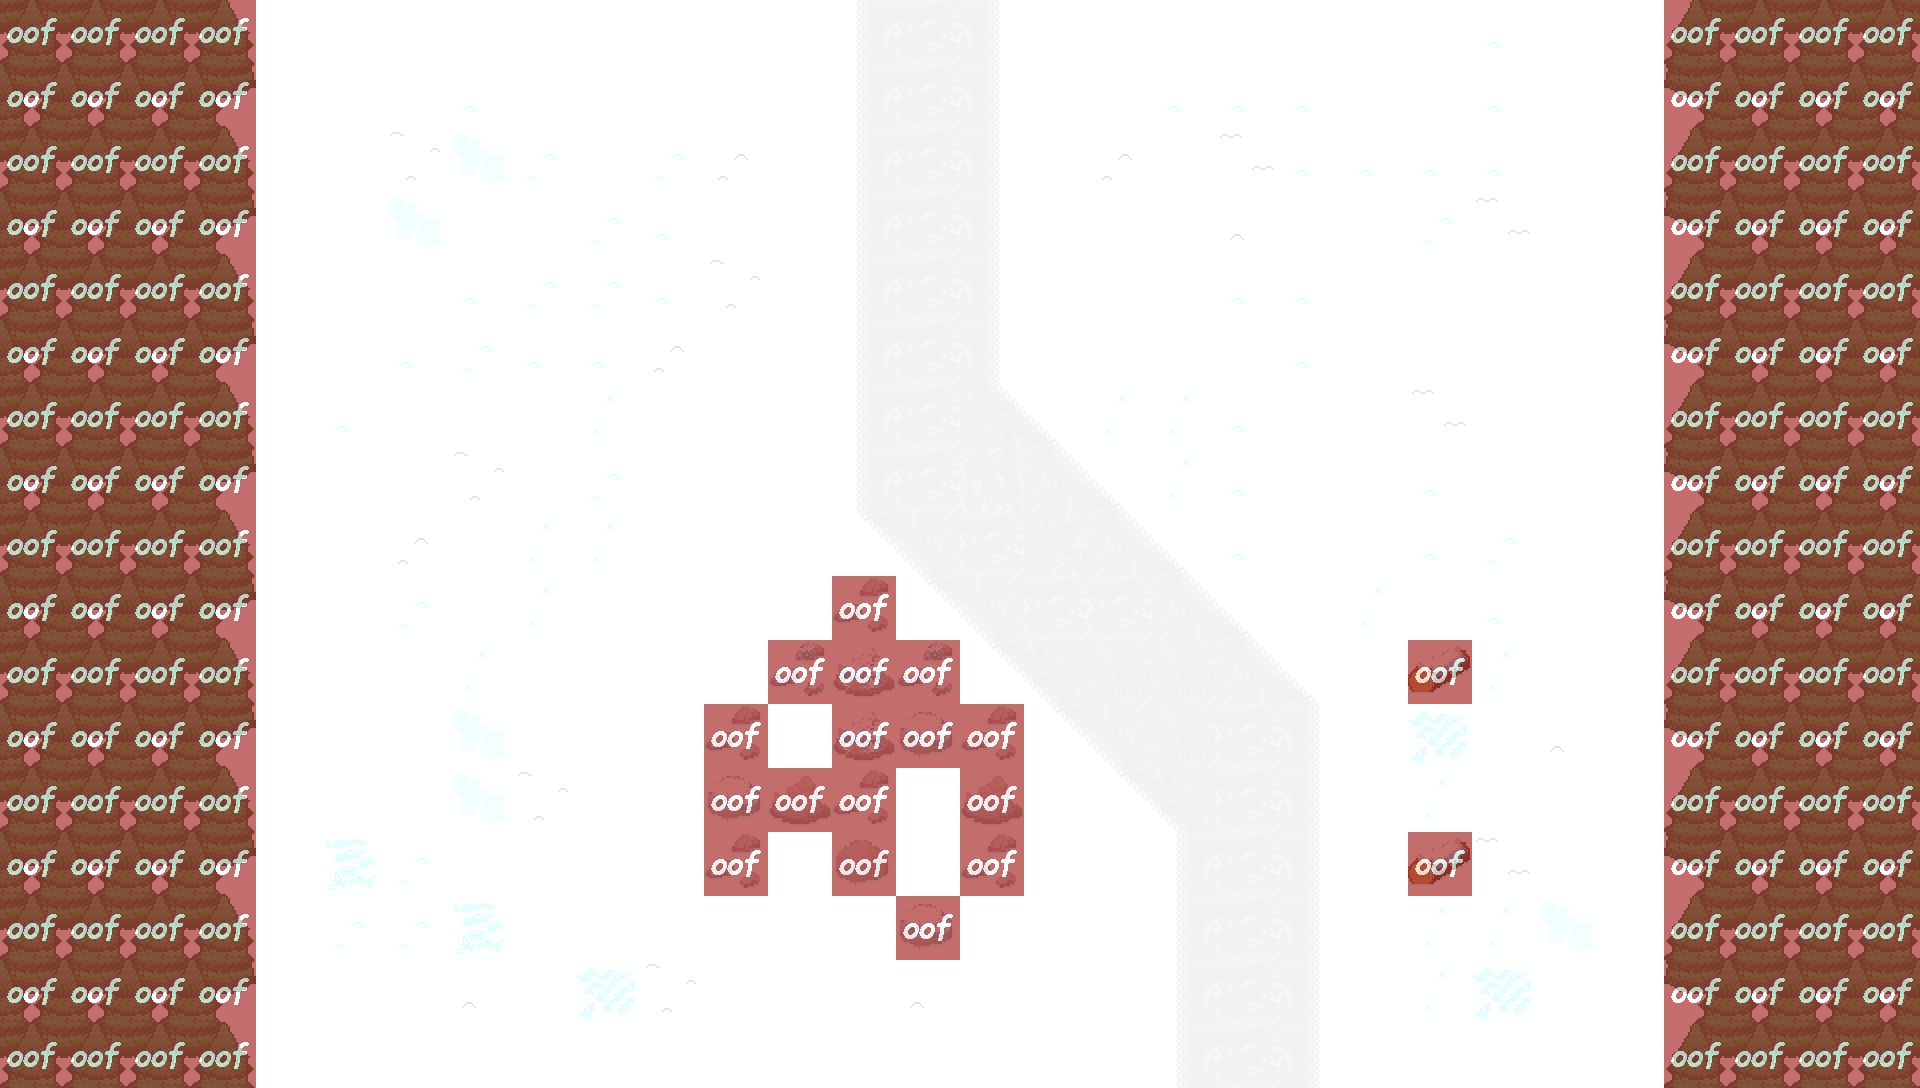

A 2D game scene composited from a Tiled map and its tileset images. What follows is a short description and the map's XML, with every tile layer's data as written:
An orthogonal 30x17 tile map with 64x64 px tiles, 2 tile layers (Background, Obstacles), 2 tilesets.

<map version="1.9" tiledversion="1.9.2" orientation="orthogonal" renderorder="right-down" width="30" height="17" tilewidth="64" tileheight="64" infinite="0" nextlayerid="3" nextobjectid="1">
 <tileset firstgid="1" source="../TileSheets/GameTileSheet.tsx" />
 <tileset firstgid="274" source="../TileSheets/OofSheet.tsx" />
 <layer id="1" name="Background" width="30" height="17">
  <data encoding="csv">
191,192,193,194,1,1,1,1,1,1,1,1,1,23,24,25,1,1,1,1,1,1,1,11,1,1,190,191,192,193,
212,213,214,215,1,1,1,11,1,1,1,1,1,23,24,25,1,1,11,11,11,1,1,11,1,1,211,212,213,214,
191,192,193,194,1,1,2,106,9,1,9,4,1,23,24,25,1,4,1,3,11,11,11,11,1,1,190,191,192,193,
212,213,214,215,1,1,106,1,1,9,11,1,1,23,24,25,1,1,1,6,1,1,9,3,1,1,211,212,213,214,
191,192,193,194,1,1,1,11,9,9,11,2,1,23,24,25,1,1,1,11,11,1,1,1,1,1,190,191,192,193,
212,213,214,215,1,1,11,9,11,11,4,1,1,23,24,25,1,1,1,1,11,1,1,1,1,1,211,212,213,214,
191,192,193,194,1,11,1,1,1,10,1,1,1,107,108,109,48,10,10,11,1,1,3,1,1,1,190,191,192,193,
212,213,214,215,1,1,1,2,1,9,1,1,1,107,108,130,69,48,10,11,1,1,11,1,1,1,211,212,213,214,
191,192,193,194,1,1,4,1,10,10,1,1,1,128,129,108,66,69,48,11,1,1,11,9,1,1,190,191,192,193,
212,213,214,215,1,1,9,1,10,1,1,1,1,57,150,129,108,108,69,70,1,10,1,11,1,1,211,212,213,214,
191,192,193,194,1,1,1,10,1,1,1,1,58,37,58,150,89,87,87,69,70,1,79,10,1,1,190,191,192,193,
212,213,214,215,1,1,1,106,1,1,1,57,1,37,16,57,128,129,87,24,25,1,113,1,6,1,211,212,213,214,
191,192,193,194,1,1,1,106,2,1,1,16,36,57,1,36,1,150,89,24,25,1,10,1,1,1,190,191,192,193,
212,213,214,215,1,154,9,1,1,1,1,57,1,15,1,57,1,1,23,24,25,1,79,3,1,1,211,212,213,214,
191,192,193,194,1,9,9,154,1,1,1,1,1,1,16,1,1,1,23,24,25,1,10,10,106,1,190,191,192,193,
212,213,214,215,1,1,1,6,1,113,2,1,1,1,6,1,1,1,23,24,25,1,10,113,1,1,211,212,213,214,
191,192,193,194,1,1,1,1,1,1,1,1,1,1,1,1,1,1,23,24,25,1,1,1,1,1,190,191,192,193
</data>
 </layer>
 <layer id="2" name="Obstacles" width="30" height="17" opacity="0.71">
  <data encoding="csv">
274,274,274,274,0,0,0,0,0,0,0,0,0,0,0,0,0,0,0,0,0,0,0,0,0,0,274,274,274,274,
274,274,274,274,0,0,0,0,0,0,0,0,0,0,0,0,0,0,0,0,0,0,0,0,0,0,274,274,274,274,
274,274,274,274,0,0,0,0,0,0,0,0,0,0,0,0,0,0,0,0,0,0,0,0,0,0,274,274,274,274,
274,274,274,274,0,0,0,0,0,0,0,0,0,0,0,0,0,0,0,0,0,0,0,0,0,0,274,274,274,274,
274,274,274,274,0,0,0,0,0,0,0,0,0,0,0,0,0,0,0,0,0,0,0,0,0,0,274,274,274,274,
274,274,274,274,0,0,0,0,0,0,0,0,0,0,0,0,0,0,0,0,0,0,0,0,0,0,274,274,274,274,
274,274,274,274,0,0,0,0,0,0,0,0,0,0,0,0,0,0,0,0,0,0,0,0,0,0,274,274,274,274,
274,274,274,274,0,0,0,0,0,0,0,0,0,0,0,0,0,0,0,0,0,0,0,0,0,0,274,274,274,274,
274,274,274,274,0,0,0,0,0,0,0,0,0,0,0,0,0,0,0,0,0,0,0,0,0,0,274,274,274,274,
274,274,274,274,0,0,0,0,0,0,0,0,0,274,0,0,0,0,0,0,0,0,0,0,0,0,274,274,274,274,
274,274,274,274,0,0,0,0,0,0,0,0,274,274,274,0,0,0,0,0,0,0,274,0,0,0,274,274,274,274,
274,274,274,274,0,0,0,0,0,0,0,274,0,274,274,274,0,0,0,0,0,0,0,0,0,0,274,274,274,274,
274,274,274,274,0,0,0,0,0,0,0,274,274,274,0,274,0,0,0,0,0,0,0,0,0,0,274,274,274,274,
274,274,274,274,0,0,0,0,0,0,0,274,0,274,0,274,0,0,0,0,0,0,274,0,0,0,274,274,274,274,
274,274,274,274,0,0,0,0,0,0,0,0,0,0,274,0,0,0,0,0,0,0,0,0,0,0,274,274,274,274,
274,274,274,274,0,0,0,0,0,0,0,0,0,0,0,0,0,0,0,0,0,0,0,0,0,0,274,274,274,274,
274,274,274,274,0,0,0,0,0,0,0,0,0,0,0,0,0,0,0,0,0,0,0,0,0,0,274,274,274,274
</data>
 </layer>
</map>
